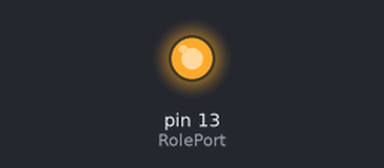
The sketch below on a simulated Arduino Uno, built with avr-gcc and run on an emulated ATmega328P. On the bench: output pins drawn as LEDs (lit = HIGH).

Above: at 1.5 s.
At 4.5 s:
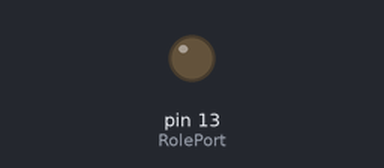
Timing chart, 0 to 7.8 s (numbered marks = the images above):
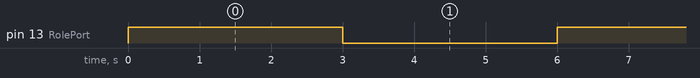

The sketch:

Role.ino
```cpp
#define RolePort 13
void setup() {
  //rölenin bağlı olduğu pini çıkış olarak sisteme tanıt
  pinMode(RolePort , OUTPUT);
}

void loop() {
  //rölenin bağlı olduğu pine 5v ver/AÇ
  digitalWrite(RolePort , HIGH);

  //3000 milisaniye=3sn bekle
  delay(3000);

  //rölenin bağlı olduğu pine 0v ver/KAPAT
  digitalWrite(RolePort , LOW);

  //3000 milisaniye=3sn bekle
  delay(3000);

}
```

Measured:
- by itself, pin 13 (RolePort): alternates HIGH for 3.0 s and LOW for 3.0 s
